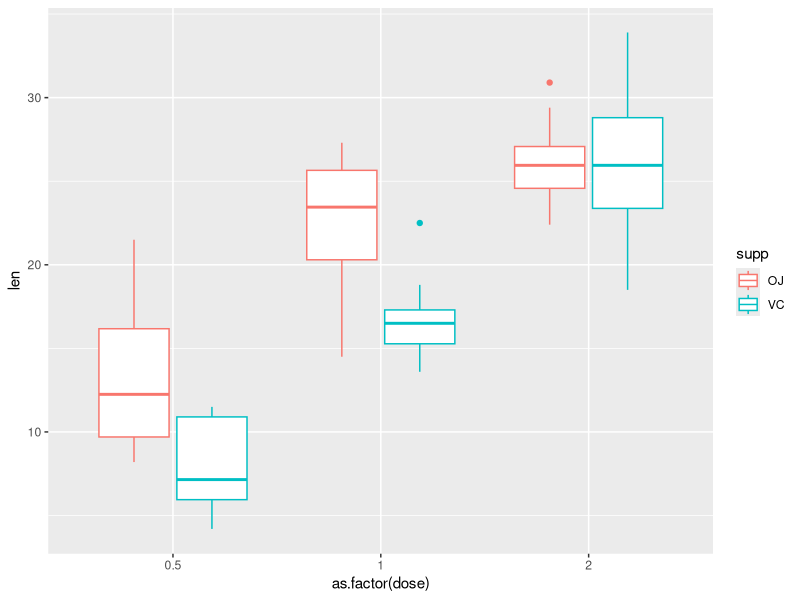
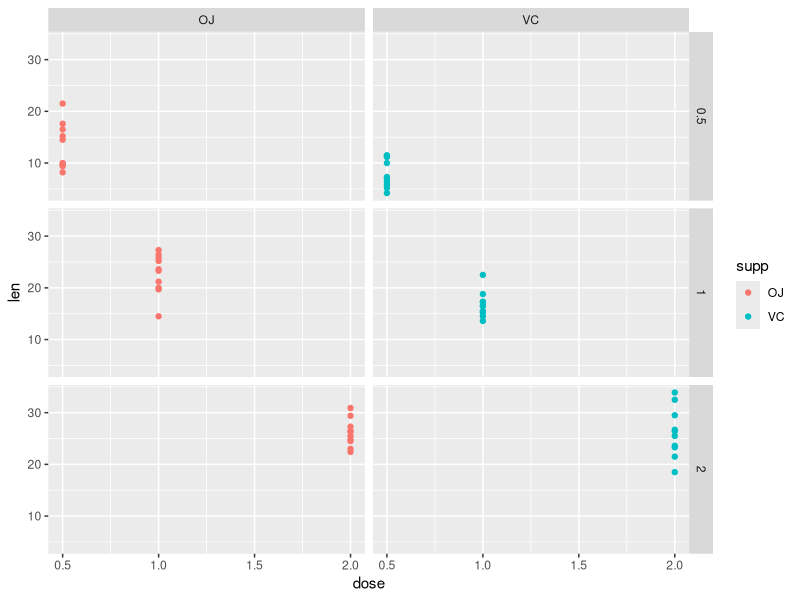
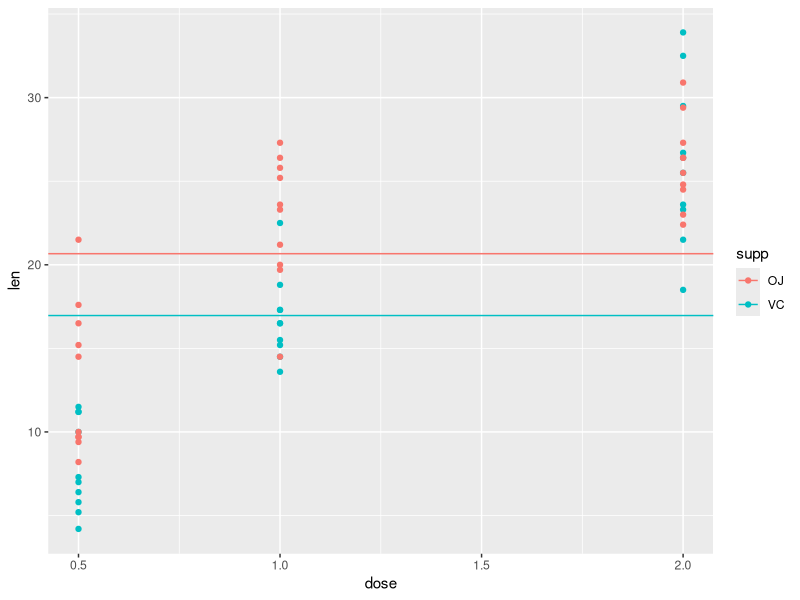
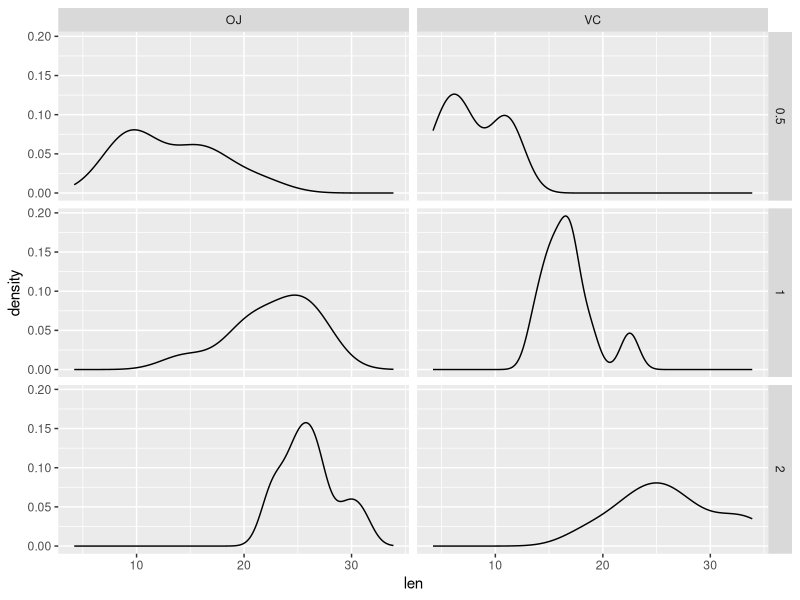

Generate these figures, in order, with R: (Note: this script raises an error after producing the figures.)
tooth <- datasets::ToothGrowth
str(tooth)
library(ggplot2)

#see summary of dataset
by(tooth$len, INDICES = list(tooth$dose, tooth$supp), summary)

#what is average tooth length grouped by supp, and dose
avg <- with(tooth, tapply(len, supp, mean))
avgSupp <- data.frame(supp = names(avg), val = avg)

avg <- with(tooth, tapply(len, dose, mean))
avgDose <- data.frame(dose = names(avg), val = avg)


#see spread of growth by dosage and compare supp
g <- ggplot(tooth, aes(as.factor(dose), len))
g + geom_boxplot(aes(color = supp))

#see grid broken down by dosage and supp
t <- ggplot(tooth, aes(dose, len))
t + geom_point(aes(color = supp)) + facet_grid(as.factor(dose) ~ supp)

#see plot and mean of len by dose and supp
t + geom_point(aes(color = supp)) + geom_hline(data = avgSupp, aes(yintercept = val, color = supp))


#see density of len broken down by dosage and supp
b <- ggplot(tooth, aes(len)) 
b + geom_density() + facet_grid(as.factor(dose)~supp) 


#hyp1 irrespective of supplement type, mean growth of dosage 2 > 1 > 0.5
t.test(len ~ dose, paired = F, var.equal = F, data = subset(tooth, dose != 2))  #mu(dose=0.5) != mu(dose=1.0)
t.test(len ~ dose, alternative = "less", paired = FALSE, var.equal = FALSE, data = subset(tooth, dose != 2), conf.level = .975)  #mu(dose =0.5) < mu(dose=1.0)

t.test(len ~ dose, paired = F, var.equal = F, data = subset(tooth, dose != 1)) #mu(dose=0.5) != mu(dose=2.0)
t.test(len ~ dose, paired = F, var.equal = F, data = subset(tooth, dose != 0.5)) #mu(dose=1) != mu(dose=2)




#hyp2 for the same dosage, mean growth of OJ > VC except when dose = 2
t.test(len ~ supp, alternative = "greater", paired = F, var.equal = F, data = subset(tooth, dose == 0.5), conf.level = .975) #OJ > VC ("greater" implies OJ > VC because in levels(tooth$supp) the first level is OJ)
t.test(len ~ supp, alternative = "greater", paired = F, var.equal = F, data = subset(tooth, dose == 1), conf.level = .975) #OJ > VC ("greater" implies OJ > VC because in levels(tooth$supp) the first level is OJ)
t.test(len ~ supp, paired = F, var.equal = F, data = subset(tooth, dose == 2))  #OJ = VC 

#hyp2.1 When dose = 2, var of VC > var of OJ & mean of VC = mean of OJ
var.test(len ~ supp, data = subset(tooth, dose == 2)) #p-value of result is 0.96 so there is no significant difference & we cannot reject the hyp that variances are equal

